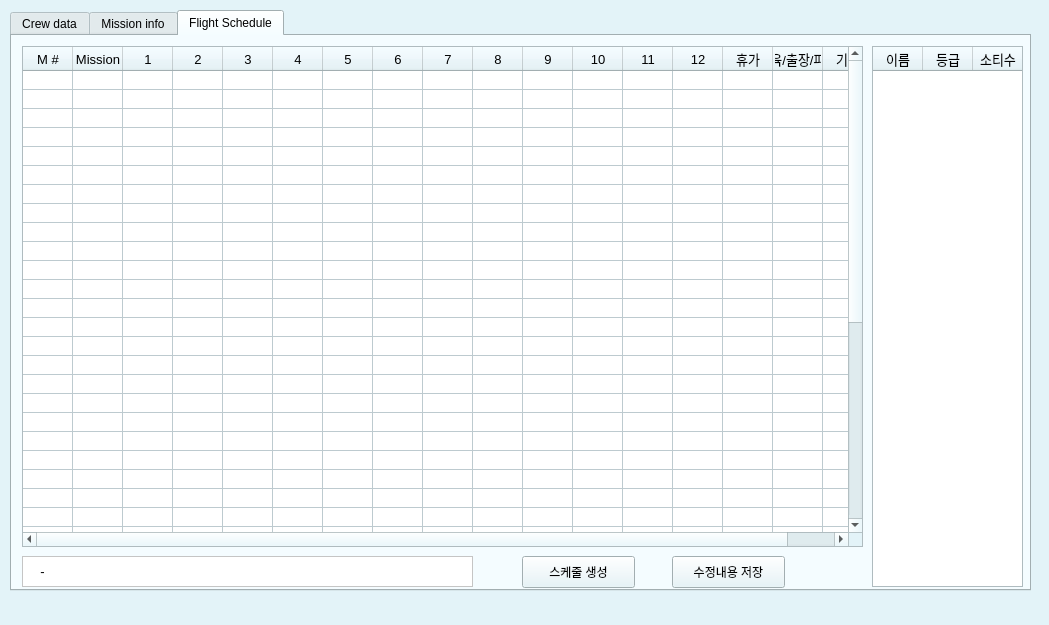
<?xml version="1.0" encoding="UTF-8"?>
<ui version="4.0">
 <class>MainWindow</class>
 <widget class="QMainWindow" name="MainWindow">
  <property name="geometry">
   <rect>
    <x>0</x>
    <y>0</y>
    <width>1049</width>
    <height>625</height>
   </rect>
  </property>
  <property name="palette">
   <palette>
    <active>
     <colorrole role="WindowText">
      <brush brushstyle="SolidPattern">
       <color alpha="255">
        <red>0</red>
        <green>0</green>
        <blue>0</blue>
       </color>
      </brush>
     </colorrole>
     <colorrole role="Button">
      <brush brushstyle="SolidPattern">
       <color alpha="255">
        <red>227</red>
        <green>243</green>
        <blue>248</blue>
       </color>
      </brush>
     </colorrole>
     <colorrole role="Light">
      <brush brushstyle="SolidPattern">
       <color alpha="255">
        <red>255</red>
        <green>255</green>
        <blue>255</blue>
       </color>
      </brush>
     </colorrole>
     <colorrole role="Midlight">
      <brush brushstyle="SolidPattern">
       <color alpha="255">
        <red>241</red>
        <green>249</green>
        <blue>251</blue>
       </color>
      </brush>
     </colorrole>
     <colorrole role="Dark">
      <brush brushstyle="SolidPattern">
       <color alpha="255">
        <red>113</red>
        <green>121</green>
        <blue>124</blue>
       </color>
      </brush>
     </colorrole>
     <colorrole role="Mid">
      <brush brushstyle="SolidPattern">
       <color alpha="255">
        <red>151</red>
        <green>162</green>
        <blue>165</blue>
       </color>
      </brush>
     </colorrole>
     <colorrole role="Text">
      <brush brushstyle="SolidPattern">
       <color alpha="255">
        <red>0</red>
        <green>0</green>
        <blue>0</blue>
       </color>
      </brush>
     </colorrole>
     <colorrole role="BrightText">
      <brush brushstyle="SolidPattern">
       <color alpha="255">
        <red>255</red>
        <green>255</green>
        <blue>255</blue>
       </color>
      </brush>
     </colorrole>
     <colorrole role="ButtonText">
      <brush brushstyle="SolidPattern">
       <color alpha="255">
        <red>0</red>
        <green>0</green>
        <blue>0</blue>
       </color>
      </brush>
     </colorrole>
     <colorrole role="Base">
      <brush brushstyle="SolidPattern">
       <color alpha="255">
        <red>255</red>
        <green>255</green>
        <blue>255</blue>
       </color>
      </brush>
     </colorrole>
     <colorrole role="Window">
      <brush brushstyle="SolidPattern">
       <color alpha="255">
        <red>227</red>
        <green>243</green>
        <blue>248</blue>
       </color>
      </brush>
     </colorrole>
     <colorrole role="Shadow">
      <brush brushstyle="SolidPattern">
       <color alpha="255">
        <red>0</red>
        <green>0</green>
        <blue>0</blue>
       </color>
      </brush>
     </colorrole>
     <colorrole role="AlternateBase">
      <brush brushstyle="SolidPattern">
       <color alpha="255">
        <red>241</red>
        <green>249</green>
        <blue>251</blue>
       </color>
      </brush>
     </colorrole>
     <colorrole role="ToolTipBase">
      <brush brushstyle="SolidPattern">
       <color alpha="255">
        <red>255</red>
        <green>255</green>
        <blue>220</blue>
       </color>
      </brush>
     </colorrole>
     <colorrole role="ToolTipText">
      <brush brushstyle="SolidPattern">
       <color alpha="255">
        <red>0</red>
        <green>0</green>
        <blue>0</blue>
       </color>
      </brush>
     </colorrole>
     <colorrole role="PlaceholderText">
      <brush brushstyle="SolidPattern">
       <color alpha="128">
        <red>0</red>
        <green>0</green>
        <blue>0</blue>
       </color>
      </brush>
     </colorrole>
    </active>
    <inactive>
     <colorrole role="WindowText">
      <brush brushstyle="SolidPattern">
       <color alpha="255">
        <red>0</red>
        <green>0</green>
        <blue>0</blue>
       </color>
      </brush>
     </colorrole>
     <colorrole role="Button">
      <brush brushstyle="SolidPattern">
       <color alpha="255">
        <red>227</red>
        <green>243</green>
        <blue>248</blue>
       </color>
      </brush>
     </colorrole>
     <colorrole role="Light">
      <brush brushstyle="SolidPattern">
       <color alpha="255">
        <red>255</red>
        <green>255</green>
        <blue>255</blue>
       </color>
      </brush>
     </colorrole>
     <colorrole role="Midlight">
      <brush brushstyle="SolidPattern">
       <color alpha="255">
        <red>241</red>
        <green>249</green>
        <blue>251</blue>
       </color>
      </brush>
     </colorrole>
     <colorrole role="Dark">
      <brush brushstyle="SolidPattern">
       <color alpha="255">
        <red>113</red>
        <green>121</green>
        <blue>124</blue>
       </color>
      </brush>
     </colorrole>
     <colorrole role="Mid">
      <brush brushstyle="SolidPattern">
       <color alpha="255">
        <red>151</red>
        <green>162</green>
        <blue>165</blue>
       </color>
      </brush>
     </colorrole>
     <colorrole role="Text">
      <brush brushstyle="SolidPattern">
       <color alpha="255">
        <red>0</red>
        <green>0</green>
        <blue>0</blue>
       </color>
      </brush>
     </colorrole>
     <colorrole role="BrightText">
      <brush brushstyle="SolidPattern">
       <color alpha="255">
        <red>255</red>
        <green>255</green>
        <blue>255</blue>
       </color>
      </brush>
     </colorrole>
     <colorrole role="ButtonText">
      <brush brushstyle="SolidPattern">
       <color alpha="255">
        <red>0</red>
        <green>0</green>
        <blue>0</blue>
       </color>
      </brush>
     </colorrole>
     <colorrole role="Base">
      <brush brushstyle="SolidPattern">
       <color alpha="255">
        <red>255</red>
        <green>255</green>
        <blue>255</blue>
       </color>
      </brush>
     </colorrole>
     <colorrole role="Window">
      <brush brushstyle="SolidPattern">
       <color alpha="255">
        <red>227</red>
        <green>243</green>
        <blue>248</blue>
       </color>
      </brush>
     </colorrole>
     <colorrole role="Shadow">
      <brush brushstyle="SolidPattern">
       <color alpha="255">
        <red>0</red>
        <green>0</green>
        <blue>0</blue>
       </color>
      </brush>
     </colorrole>
     <colorrole role="AlternateBase">
      <brush brushstyle="SolidPattern">
       <color alpha="255">
        <red>241</red>
        <green>249</green>
        <blue>251</blue>
       </color>
      </brush>
     </colorrole>
     <colorrole role="ToolTipBase">
      <brush brushstyle="SolidPattern">
       <color alpha="255">
        <red>255</red>
        <green>255</green>
        <blue>220</blue>
       </color>
      </brush>
     </colorrole>
     <colorrole role="ToolTipText">
      <brush brushstyle="SolidPattern">
       <color alpha="255">
        <red>0</red>
        <green>0</green>
        <blue>0</blue>
       </color>
      </brush>
     </colorrole>
     <colorrole role="PlaceholderText">
      <brush brushstyle="SolidPattern">
       <color alpha="128">
        <red>0</red>
        <green>0</green>
        <blue>0</blue>
       </color>
      </brush>
     </colorrole>
    </inactive>
    <disabled>
     <colorrole role="WindowText">
      <brush brushstyle="SolidPattern">
       <color alpha="255">
        <red>113</red>
        <green>121</green>
        <blue>124</blue>
       </color>
      </brush>
     </colorrole>
     <colorrole role="Button">
      <brush brushstyle="SolidPattern">
       <color alpha="255">
        <red>227</red>
        <green>243</green>
        <blue>248</blue>
       </color>
      </brush>
     </colorrole>
     <colorrole role="Light">
      <brush brushstyle="SolidPattern">
       <color alpha="255">
        <red>255</red>
        <green>255</green>
        <blue>255</blue>
       </color>
      </brush>
     </colorrole>
     <colorrole role="Midlight">
      <brush brushstyle="SolidPattern">
       <color alpha="255">
        <red>241</red>
        <green>249</green>
        <blue>251</blue>
       </color>
      </brush>
     </colorrole>
     <colorrole role="Dark">
      <brush brushstyle="SolidPattern">
       <color alpha="255">
        <red>113</red>
        <green>121</green>
        <blue>124</blue>
       </color>
      </brush>
     </colorrole>
     <colorrole role="Mid">
      <brush brushstyle="SolidPattern">
       <color alpha="255">
        <red>151</red>
        <green>162</green>
        <blue>165</blue>
       </color>
      </brush>
     </colorrole>
     <colorrole role="Text">
      <brush brushstyle="SolidPattern">
       <color alpha="255">
        <red>113</red>
        <green>121</green>
        <blue>124</blue>
       </color>
      </brush>
     </colorrole>
     <colorrole role="BrightText">
      <brush brushstyle="SolidPattern">
       <color alpha="255">
        <red>255</red>
        <green>255</green>
        <blue>255</blue>
       </color>
      </brush>
     </colorrole>
     <colorrole role="ButtonText">
      <brush brushstyle="SolidPattern">
       <color alpha="255">
        <red>113</red>
        <green>121</green>
        <blue>124</blue>
       </color>
      </brush>
     </colorrole>
     <colorrole role="Base">
      <brush brushstyle="SolidPattern">
       <color alpha="255">
        <red>227</red>
        <green>243</green>
        <blue>248</blue>
       </color>
      </brush>
     </colorrole>
     <colorrole role="Window">
      <brush brushstyle="SolidPattern">
       <color alpha="255">
        <red>227</red>
        <green>243</green>
        <blue>248</blue>
       </color>
      </brush>
     </colorrole>
     <colorrole role="Shadow">
      <brush brushstyle="SolidPattern">
       <color alpha="255">
        <red>0</red>
        <green>0</green>
        <blue>0</blue>
       </color>
      </brush>
     </colorrole>
     <colorrole role="AlternateBase">
      <brush brushstyle="SolidPattern">
       <color alpha="255">
        <red>227</red>
        <green>243</green>
        <blue>248</blue>
       </color>
      </brush>
     </colorrole>
     <colorrole role="ToolTipBase">
      <brush brushstyle="SolidPattern">
       <color alpha="255">
        <red>255</red>
        <green>255</green>
        <blue>220</blue>
       </color>
      </brush>
     </colorrole>
     <colorrole role="ToolTipText">
      <brush brushstyle="SolidPattern">
       <color alpha="255">
        <red>0</red>
        <green>0</green>
        <blue>0</blue>
       </color>
      </brush>
     </colorrole>
     <colorrole role="PlaceholderText">
      <brush brushstyle="SolidPattern">
       <color alpha="128">
        <red>0</red>
        <green>0</green>
        <blue>0</blue>
       </color>
      </brush>
     </colorrole>
    </disabled>
   </palette>
  </property>
  <property name="windowTitle">
   <string>Sat-Afa_GUI</string>
  </property>
  <property name="autoFillBackground">
   <bool>true</bool>
  </property>
  <widget class="QWidget" name="centralwidget">
   <widget class="QTabWidget" name="tabWidget">
    <property name="geometry">
     <rect>
      <x>10</x>
      <y>10</y>
      <width>1021</width>
      <height>581</height>
     </rect>
    </property>
    <property name="autoFillBackground">
     <bool>false</bool>
    </property>
    <property name="currentIndex">
     <number>2</number>
    </property>
    <widget class="QWidget" name="crew_data">
     <attribute name="title">
      <string>Crew data</string>
     </attribute>
     <widget class="QLabel" name="label">
      <property name="geometry">
       <rect>
        <x>200</x>
        <y>10</y>
        <width>71</width>
        <height>21</height>
       </rect>
      </property>
      <property name="font">
       <font>
        <pointsize>20</pointsize>
       </font>
      </property>
      <property name="text">
       <string>장교</string>
      </property>
      <property name="alignment">
       <set>Qt::AlignCenter</set>
      </property>
     </widget>
     <widget class="QLabel" name="label_2">
      <property name="geometry">
       <rect>
        <x>670</x>
        <y>10</y>
        <width>71</width>
        <height>21</height>
       </rect>
      </property>
      <property name="font">
       <font>
        <pointsize>20</pointsize>
       </font>
      </property>
      <property name="text">
       <string>부사관</string>
      </property>
      <property name="alignment">
       <set>Qt::AlignCenter</set>
      </property>
     </widget>
     <widget class="QPushButton" name="add_officer_button">
      <property name="geometry">
       <rect>
        <x>190</x>
        <y>520</y>
        <width>91</width>
        <height>32</height>
       </rect>
      </property>
      <property name="text">
       <string>추가</string>
      </property>
     </widget>
     <widget class="QPushButton" name="add_nco_button">
      <property name="geometry">
       <rect>
        <x>650</x>
        <y>520</y>
        <width>91</width>
        <height>32</height>
       </rect>
      </property>
      <property name="text">
       <string>추가</string>
      </property>
     </widget>
     <widget class="QTableWidget" name="crew_data_o">
      <property name="geometry">
       <rect>
        <x>30</x>
        <y>40</y>
        <width>421</width>
        <height>481</height>
       </rect>
      </property>
      <attribute name="horizontalHeaderShowSortIndicator" stdset="0">
       <bool>false</bool>
      </attribute>
      <column>
       <property name="text">
        <string>ID#</string>
       </property>
      </column>
      <column>
       <property name="text">
        <string>이름</string>
       </property>
      </column>
      <column>
       <property name="text">
        <string>등급</string>
       </property>
      </column>
      <column>
       <property name="text">
        <string>휴식소티</string>
       </property>
      </column>
     </widget>
     <widget class="QTableWidget" name="crew_data_nco">
      <property name="geometry">
       <rect>
        <x>470</x>
        <y>40</y>
        <width>421</width>
        <height>481</height>
       </rect>
      </property>
      <attribute name="horizontalHeaderShowSortIndicator" stdset="0">
       <bool>false</bool>
      </attribute>
      <column>
       <property name="text">
        <string>ID#</string>
       </property>
      </column>
      <column>
       <property name="text">
        <string>이름</string>
       </property>
      </column>
      <column>
       <property name="text">
        <string>등급</string>
       </property>
      </column>
      <column>
       <property name="text">
        <string>휴식소티</string>
       </property>
      </column>
     </widget>
     <widget class="QPushButton" name="save_button">
      <property name="geometry">
       <rect>
        <x>910</x>
        <y>250</y>
        <width>91</width>
        <height>81</height>
       </rect>
      </property>
      <property name="text">
       <string>저장</string>
      </property>
     </widget>
    </widget>
    <widget class="QWidget" name="mission_info">
     <attribute name="title">
      <string>Mission info</string>
     </attribute>
     <widget class="QTableWidget" name="mission_info_table">
      <property name="geometry">
       <rect>
        <x>40</x>
        <y>20</y>
        <width>951</width>
        <height>491</height>
       </rect>
      </property>
      <property name="font">
       <font>
        <pointsize>10</pointsize>
       </font>
      </property>
      <property name="frameShape">
       <enum>QFrame::StyledPanel</enum>
      </property>
      <property name="alternatingRowColors">
       <bool>false</bool>
      </property>
      <property name="showGrid">
       <bool>true</bool>
      </property>
      <property name="rowCount">
       <number>14</number>
      </property>
      <attribute name="horizontalHeaderCascadingSectionResizes">
       <bool>false</bool>
      </attribute>
      <attribute name="horizontalHeaderDefaultSectionSize">
       <number>50</number>
      </attribute>
      <attribute name="horizontalHeaderShowSortIndicator" stdset="0">
       <bool>false</bool>
      </attribute>
      <attribute name="verticalHeaderVisible">
       <bool>false</bool>
      </attribute>
      <row/>
      <row/>
      <row/>
      <row/>
      <row/>
      <row/>
      <row/>
      <row/>
      <row/>
      <row/>
      <row/>
      <row/>
      <row/>
      <row/>
      <column>
       <property name="text">
        <string>M #</string>
       </property>
      </column>
      <column>
       <property name="text">
        <string>Mission</string>
       </property>
      </column>
      <column>
       <property name="text">
        <string>MC</string>
       </property>
      </column>
      <column>
       <property name="text">
        <string>ASO</string>
       </property>
      </column>
      <column>
       <property name="text">
        <string>IDO</string>
       </property>
      </column>
      <column>
       <property name="text">
        <string>WAO</string>
       </property>
      </column>
      <column>
       <property name="text">
        <string>WD</string>
       </property>
      </column>
      <column>
       <property name="text">
        <string>SO1</string>
       </property>
      </column>
      <column>
       <property name="text">
        <string>SO2</string>
       </property>
      </column>
      <column>
       <property name="text">
        <string>SO3</string>
       </property>
      </column>
      <column>
       <property name="text">
        <string>휴가</string>
       </property>
      </column>
      <column>
       <property name="text">
        <string>교육/출장/파견</string>
       </property>
      </column>
      <column>
       <property name="text">
        <string>기타</string>
       </property>
      </column>
      <column>
       <property name="text">
        <string>MC</string>
       </property>
      </column>
      <column>
       <property name="text">
        <string>ASO</string>
       </property>
      </column>
      <column>
       <property name="text">
        <string>IDO</string>
       </property>
      </column>
      <column>
       <property name="text">
        <string>WAO</string>
       </property>
      </column>
      <column>
       <property name="text">
        <string>WD</string>
       </property>
      </column>
      <column>
       <property name="text">
        <string>SO1</string>
       </property>
      </column>
      <column>
       <property name="text">
        <string>SO2</string>
       </property>
      </column>
      <column>
       <property name="text">
        <string>SO3</string>
       </property>
      </column>
     </widget>
     <widget class="QPushButton" name="load_mission_button">
      <property name="geometry">
       <rect>
        <x>380</x>
        <y>520</y>
        <width>113</width>
        <height>32</height>
       </rect>
      </property>
      <property name="text">
       <string>불러오기</string>
      </property>
     </widget>
     <widget class="QPushButton" name="save_mission_button">
      <property name="geometry">
       <rect>
        <x>550</x>
        <y>520</y>
        <width>113</width>
        <height>32</height>
       </rect>
      </property>
      <property name="text">
       <string>저장</string>
      </property>
     </widget>
    </widget>
    <widget class="QWidget" name="flight_schedule">
     <attribute name="title">
      <string>Flight Schedule</string>
     </attribute>
     <widget class="QPushButton" name="make_plan_button">
      <property name="geometry">
       <rect>
        <x>510</x>
        <y>520</y>
        <width>113</width>
        <height>32</height>
       </rect>
      </property>
      <property name="text">
       <string>스케줄 생성</string>
      </property>
     </widget>
     <widget class="QTableWidget" name="flight_schedule_table">
      <property name="geometry">
       <rect>
        <x>10</x>
        <y>10</y>
        <width>841</width>
        <height>501</height>
       </rect>
      </property>
      <property name="font">
       <font>
        <pointsize>10</pointsize>
       </font>
      </property>
      <property name="frameShape">
       <enum>QFrame::StyledPanel</enum>
      </property>
      <property name="alternatingRowColors">
       <bool>false</bool>
      </property>
      <property name="showGrid">
       <bool>true</bool>
      </property>
      <property name="rowCount">
       <number>42</number>
      </property>
      <attribute name="horizontalHeaderCascadingSectionResizes">
       <bool>false</bool>
      </attribute>
      <attribute name="horizontalHeaderDefaultSectionSize">
       <number>50</number>
      </attribute>
      <attribute name="horizontalHeaderShowSortIndicator" stdset="0">
       <bool>false</bool>
      </attribute>
      <attribute name="verticalHeaderVisible">
       <bool>false</bool>
      </attribute>
      <attribute name="verticalHeaderMinimumSectionSize">
       <number>15</number>
      </attribute>
      <attribute name="verticalHeaderDefaultSectionSize">
       <number>15</number>
      </attribute>
      <row/>
      <row/>
      <row/>
      <row/>
      <row/>
      <row/>
      <row/>
      <row/>
      <row/>
      <row/>
      <row/>
      <row/>
      <row/>
      <row/>
      <row/>
      <row/>
      <row/>
      <row/>
      <row/>
      <row/>
      <row/>
      <row/>
      <row/>
      <row/>
      <row/>
      <row/>
      <row/>
      <row/>
      <row/>
      <row/>
      <row/>
      <row/>
      <row/>
      <row/>
      <row/>
      <row/>
      <row/>
      <row/>
      <row/>
      <row/>
      <row/>
      <row/>
      <column>
       <property name="text">
        <string>M #</string>
       </property>
      </column>
      <column>
       <property name="text">
        <string>Mission</string>
       </property>
      </column>
      <column>
       <property name="text">
        <string>1</string>
       </property>
      </column>
      <column>
       <property name="text">
        <string>2</string>
       </property>
      </column>
      <column>
       <property name="text">
        <string>3</string>
       </property>
      </column>
      <column>
       <property name="text">
        <string>4</string>
       </property>
      </column>
      <column>
       <property name="text">
        <string>5</string>
       </property>
      </column>
      <column>
       <property name="text">
        <string>6</string>
       </property>
      </column>
      <column>
       <property name="text">
        <string>7</string>
       </property>
      </column>
      <column>
       <property name="text">
        <string>8</string>
       </property>
      </column>
      <column>
       <property name="text">
        <string>9</string>
       </property>
      </column>
      <column>
       <property name="text">
        <string>10</string>
       </property>
      </column>
      <column>
       <property name="text">
        <string>11</string>
       </property>
      </column>
      <column>
       <property name="text">
        <string>12</string>
       </property>
      </column>
      <column>
       <property name="text">
        <string>휴가</string>
       </property>
      </column>
      <column>
       <property name="text">
        <string>교육/출장/파견</string>
       </property>
      </column>
      <column>
       <property name="text">
        <string>기타</string>
       </property>
      </column>
     </widget>
     <widget class="QTableWidget" name="flight_crew">
      <property name="geometry">
       <rect>
        <x>860</x>
        <y>10</y>
        <width>151</width>
        <height>541</height>
       </rect>
      </property>
      <property name="font">
       <font>
        <pointsize>10</pointsize>
       </font>
      </property>
      <property name="horizontalScrollBarPolicy">
       <enum>Qt::ScrollBarAlwaysOff</enum>
      </property>
      <attribute name="horizontalHeaderDefaultSectionSize">
       <number>50</number>
      </attribute>
      <attribute name="horizontalHeaderShowSortIndicator" stdset="0">
       <bool>false</bool>
      </attribute>
      <attribute name="verticalHeaderMinimumSectionSize">
       <number>15</number>
      </attribute>
      <attribute name="verticalHeaderDefaultSectionSize">
       <number>15</number>
      </attribute>
      <column>
       <property name="text">
        <string>이름</string>
       </property>
      </column>
      <column>
       <property name="text">
        <string>등급</string>
       </property>
      </column>
      <column>
       <property name="text">
        <string>소티수</string>
       </property>
      </column>
     </widget>
     <widget class="QPushButton" name="save_plan_button">
      <property name="geometry">
       <rect>
        <x>660</x>
        <y>520</y>
        <width>113</width>
        <height>32</height>
       </rect>
      </property>
      <property name="text">
       <string>수정내용 저장</string>
      </property>
     </widget>
     <widget class="QLabel" name="error_code">
      <property name="geometry">
       <rect>
        <x>10</x>
        <y>520</y>
        <width>451</width>
        <height>31</height>
       </rect>
      </property>
      <property name="maximumSize">
       <size>
        <width>3333</width>
        <height>16777215</height>
       </size>
      </property>
      <property name="palette">
       <palette>
        <active>
         <colorrole role="WindowText">
          <brush brushstyle="SolidPattern">
           <color alpha="255">
            <red>0</red>
            <green>0</green>
            <blue>0</blue>
           </color>
          </brush>
         </colorrole>
         <colorrole role="Button">
          <brush brushstyle="SolidPattern">
           <color alpha="255">
            <red>255</red>
            <green>255</green>
            <blue>255</blue>
           </color>
          </brush>
         </colorrole>
         <colorrole role="Light">
          <brush brushstyle="SolidPattern">
           <color alpha="255">
            <red>255</red>
            <green>255</green>
            <blue>255</blue>
           </color>
          </brush>
         </colorrole>
         <colorrole role="Midlight">
          <brush brushstyle="SolidPattern">
           <color alpha="255">
            <red>255</red>
            <green>255</green>
            <blue>255</blue>
           </color>
          </brush>
         </colorrole>
         <colorrole role="Dark">
          <brush brushstyle="SolidPattern">
           <color alpha="255">
            <red>127</red>
            <green>127</green>
            <blue>127</blue>
           </color>
          </brush>
         </colorrole>
         <colorrole role="Mid">
          <brush brushstyle="SolidPattern">
           <color alpha="255">
            <red>170</red>
            <green>170</green>
            <blue>170</blue>
           </color>
          </brush>
         </colorrole>
         <colorrole role="Text">
          <brush brushstyle="SolidPattern">
           <color alpha="255">
            <red>0</red>
            <green>0</green>
            <blue>0</blue>
           </color>
          </brush>
         </colorrole>
         <colorrole role="BrightText">
          <brush brushstyle="SolidPattern">
           <color alpha="255">
            <red>255</red>
            <green>255</green>
            <blue>255</blue>
           </color>
          </brush>
         </colorrole>
         <colorrole role="ButtonText">
          <brush brushstyle="SolidPattern">
           <color alpha="255">
            <red>0</red>
            <green>0</green>
            <blue>0</blue>
           </color>
          </brush>
         </colorrole>
         <colorrole role="Base">
          <brush brushstyle="SolidPattern">
           <color alpha="255">
            <red>255</red>
            <green>255</green>
            <blue>255</blue>
           </color>
          </brush>
         </colorrole>
         <colorrole role="Window">
          <brush brushstyle="SolidPattern">
           <color alpha="255">
            <red>255</red>
            <green>255</green>
            <blue>255</blue>
           </color>
          </brush>
         </colorrole>
         <colorrole role="Shadow">
          <brush brushstyle="SolidPattern">
           <color alpha="255">
            <red>0</red>
            <green>0</green>
            <blue>0</blue>
           </color>
          </brush>
         </colorrole>
         <colorrole role="AlternateBase">
          <brush brushstyle="SolidPattern">
           <color alpha="255">
            <red>255</red>
            <green>255</green>
            <blue>255</blue>
           </color>
          </brush>
         </colorrole>
         <colorrole role="ToolTipBase">
          <brush brushstyle="SolidPattern">
           <color alpha="255">
            <red>255</red>
            <green>255</green>
            <blue>220</blue>
           </color>
          </brush>
         </colorrole>
         <colorrole role="ToolTipText">
          <brush brushstyle="SolidPattern">
           <color alpha="255">
            <red>0</red>
            <green>0</green>
            <blue>0</blue>
           </color>
          </brush>
         </colorrole>
         <colorrole role="PlaceholderText">
          <brush brushstyle="SolidPattern">
           <color alpha="128">
            <red>0</red>
            <green>0</green>
            <blue>0</blue>
           </color>
          </brush>
         </colorrole>
        </active>
        <inactive>
         <colorrole role="WindowText">
          <brush brushstyle="SolidPattern">
           <color alpha="255">
            <red>0</red>
            <green>0</green>
            <blue>0</blue>
           </color>
          </brush>
         </colorrole>
         <colorrole role="Button">
          <brush brushstyle="SolidPattern">
           <color alpha="255">
            <red>255</red>
            <green>255</green>
            <blue>255</blue>
           </color>
          </brush>
         </colorrole>
         <colorrole role="Light">
          <brush brushstyle="SolidPattern">
           <color alpha="255">
            <red>255</red>
            <green>255</green>
            <blue>255</blue>
           </color>
          </brush>
         </colorrole>
         <colorrole role="Midlight">
          <brush brushstyle="SolidPattern">
           <color alpha="255">
            <red>255</red>
            <green>255</green>
            <blue>255</blue>
           </color>
          </brush>
         </colorrole>
         <colorrole role="Dark">
          <brush brushstyle="SolidPattern">
           <color alpha="255">
            <red>127</red>
            <green>127</green>
            <blue>127</blue>
           </color>
          </brush>
         </colorrole>
         <colorrole role="Mid">
          <brush brushstyle="SolidPattern">
           <color alpha="255">
            <red>170</red>
            <green>170</green>
            <blue>170</blue>
           </color>
          </brush>
         </colorrole>
         <colorrole role="Text">
          <brush brushstyle="SolidPattern">
           <color alpha="255">
            <red>0</red>
            <green>0</green>
            <blue>0</blue>
           </color>
          </brush>
         </colorrole>
         <colorrole role="BrightText">
          <brush brushstyle="SolidPattern">
           <color alpha="255">
            <red>255</red>
            <green>255</green>
            <blue>255</blue>
           </color>
          </brush>
         </colorrole>
         <colorrole role="ButtonText">
          <brush brushstyle="SolidPattern">
           <color alpha="255">
            <red>0</red>
            <green>0</green>
            <blue>0</blue>
           </color>
          </brush>
         </colorrole>
         <colorrole role="Base">
          <brush brushstyle="SolidPattern">
           <color alpha="255">
            <red>255</red>
            <green>255</green>
            <blue>255</blue>
           </color>
          </brush>
         </colorrole>
         <colorrole role="Window">
          <brush brushstyle="SolidPattern">
           <color alpha="255">
            <red>255</red>
            <green>255</green>
            <blue>255</blue>
           </color>
          </brush>
         </colorrole>
         <colorrole role="Shadow">
          <brush brushstyle="SolidPattern">
           <color alpha="255">
            <red>0</red>
            <green>0</green>
            <blue>0</blue>
           </color>
          </brush>
         </colorrole>
         <colorrole role="AlternateBase">
          <brush brushstyle="SolidPattern">
           <color alpha="255">
            <red>255</red>
            <green>255</green>
            <blue>255</blue>
           </color>
          </brush>
         </colorrole>
         <colorrole role="ToolTipBase">
          <brush brushstyle="SolidPattern">
           <color alpha="255">
            <red>255</red>
            <green>255</green>
            <blue>220</blue>
           </color>
          </brush>
         </colorrole>
         <colorrole role="ToolTipText">
          <brush brushstyle="SolidPattern">
           <color alpha="255">
            <red>0</red>
            <green>0</green>
            <blue>0</blue>
           </color>
          </brush>
         </colorrole>
         <colorrole role="PlaceholderText">
          <brush brushstyle="SolidPattern">
           <color alpha="128">
            <red>0</red>
            <green>0</green>
            <blue>0</blue>
           </color>
          </brush>
         </colorrole>
        </inactive>
        <disabled>
         <colorrole role="WindowText">
          <brush brushstyle="SolidPattern">
           <color alpha="255">
            <red>127</red>
            <green>127</green>
            <blue>127</blue>
           </color>
          </brush>
         </colorrole>
         <colorrole role="Button">
          <brush brushstyle="SolidPattern">
           <color alpha="255">
            <red>255</red>
            <green>255</green>
            <blue>255</blue>
           </color>
          </brush>
         </colorrole>
         <colorrole role="Light">
          <brush brushstyle="SolidPattern">
           <color alpha="255">
            <red>255</red>
            <green>255</green>
            <blue>255</blue>
           </color>
          </brush>
         </colorrole>
         <colorrole role="Midlight">
          <brush brushstyle="SolidPattern">
           <color alpha="255">
            <red>255</red>
            <green>255</green>
            <blue>255</blue>
           </color>
          </brush>
         </colorrole>
         <colorrole role="Dark">
          <brush brushstyle="SolidPattern">
           <color alpha="255">
            <red>127</red>
            <green>127</green>
            <blue>127</blue>
           </color>
          </brush>
         </colorrole>
         <colorrole role="Mid">
          <brush brushstyle="SolidPattern">
           <color alpha="255">
            <red>170</red>
            <green>170</green>
            <blue>170</blue>
           </color>
          </brush>
         </colorrole>
         <colorrole role="Text">
          <brush brushstyle="SolidPattern">
           <color alpha="255">
            <red>127</red>
            <green>127</green>
            <blue>127</blue>
           </color>
          </brush>
         </colorrole>
         <colorrole role="BrightText">
          <brush brushstyle="SolidPattern">
           <color alpha="255">
            <red>255</red>
            <green>255</green>
            <blue>255</blue>
           </color>
          </brush>
         </colorrole>
         <colorrole role="ButtonText">
          <brush brushstyle="SolidPattern">
           <color alpha="255">
            <red>127</red>
            <green>127</green>
            <blue>127</blue>
           </color>
          </brush>
         </colorrole>
         <colorrole role="Base">
          <brush brushstyle="SolidPattern">
           <color alpha="255">
            <red>255</red>
            <green>255</green>
            <blue>255</blue>
           </color>
          </brush>
         </colorrole>
         <colorrole role="Window">
          <brush brushstyle="SolidPattern">
           <color alpha="255">
            <red>255</red>
            <green>255</green>
            <blue>255</blue>
           </color>
          </brush>
         </colorrole>
         <colorrole role="Shadow">
          <brush brushstyle="SolidPattern">
           <color alpha="255">
            <red>0</red>
            <green>0</green>
            <blue>0</blue>
           </color>
          </brush>
         </colorrole>
         <colorrole role="AlternateBase">
          <brush brushstyle="SolidPattern">
           <color alpha="255">
            <red>255</red>
            <green>255</green>
            <blue>255</blue>
           </color>
          </brush>
         </colorrole>
         <colorrole role="ToolTipBase">
          <brush brushstyle="SolidPattern">
           <color alpha="255">
            <red>255</red>
            <green>255</green>
            <blue>220</blue>
           </color>
          </brush>
         </colorrole>
         <colorrole role="ToolTipText">
          <brush brushstyle="SolidPattern">
           <color alpha="255">
            <red>0</red>
            <green>0</green>
            <blue>0</blue>
           </color>
          </brush>
         </colorrole>
         <colorrole role="PlaceholderText">
          <brush brushstyle="SolidPattern">
           <color alpha="128">
            <red>0</red>
            <green>0</green>
            <blue>0</blue>
           </color>
          </brush>
         </colorrole>
        </disabled>
       </palette>
      </property>
      <property name="font">
       <font>
        <pointsize>10</pointsize>
       </font>
      </property>
      <property name="autoFillBackground">
       <bool>true</bool>
      </property>
      <property name="frameShape">
       <enum>QFrame::StyledPanel</enum>
      </property>
      <property name="text">
       <string>    -</string>
      </property>
      <property name="alignment">
       <set>Qt::AlignLeading|Qt::AlignLeft|Qt::AlignVCenter</set>
      </property>
     </widget>
    </widget>
   </widget>
  </widget>
  <widget class="QMenuBar" name="menubar">
   <property name="geometry">
    <rect>
     <x>0</x>
     <y>0</y>
     <width>1049</width>
     <height>22</height>
    </rect>
   </property>
  </widget>
 </widget>
 <resources/>
 <connections/>
</ui>
